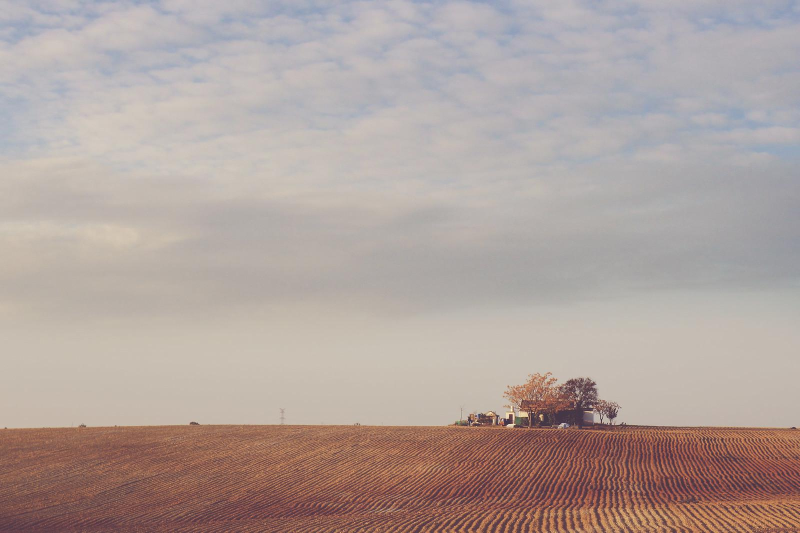
#> input picture DataSet/original/00000021_(4).jpg, 1600 x 1066 px (shown at 1/2 size); its folder holds 4 pictures in this run
$ python resize.py
#> lines starting #> are read from the running program, lines starting #| are printed output that depends on the picture
from asyncio import exceptions
from tkinter import E
import cv2
import os
import glob
import numpy as np
from PIL import Image

#Image_Resizeing
files = glob.glob('../DataSet/original/*.jpg')
count = 0
for f in files:
    try:
        count += 1
        img = Image.open(f)
#> img is the input picture: PIL image 1600x1066 RGB; mean R, G, B 175.6, 161.7, 157.2
        img_resize = img.resize((256,256))
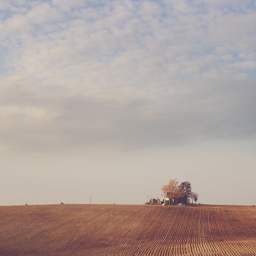
#> img_resize: PIL image 256x256 RGB; mean R, G, B 175.6, 161.7, 157.2
        img_resize.save("../DataSet/resized/" + str(count) + ".png")
    except OSError as e :
        pass
#> pass 2 of the loop `for f in files:`:
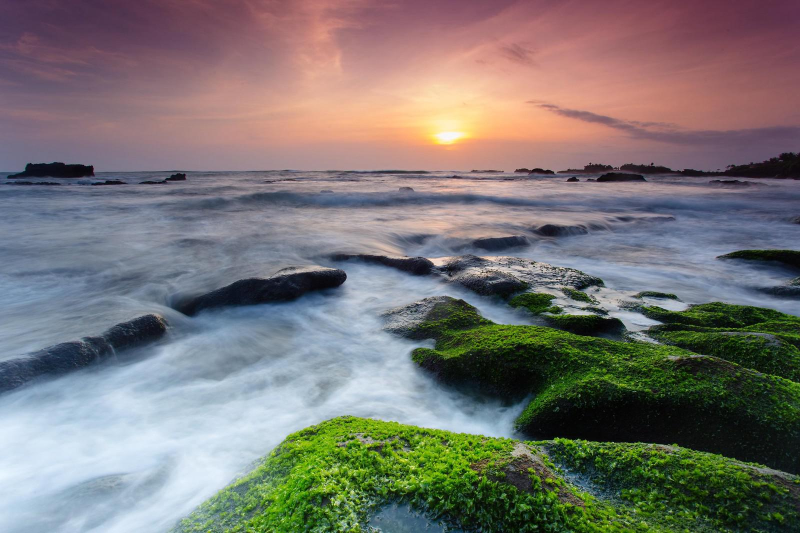
#> input picture DataSet/original/00000057_(5).jpg, 1600 x 1066 px (shown at 1/2 size)
#> img is the input picture: PIL image 1600x1066 RGB; mean R, G, B 121.2, 117.6, 115.1
#> `img_resize = img.resize((256,256))`:
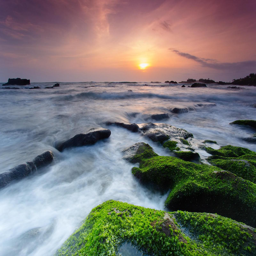
#> img_resize: PIL image 256x256 RGB; mean R, G, B 121.2, 117.6, 115.1
#> pass 3 of the loop `for f in files:`:
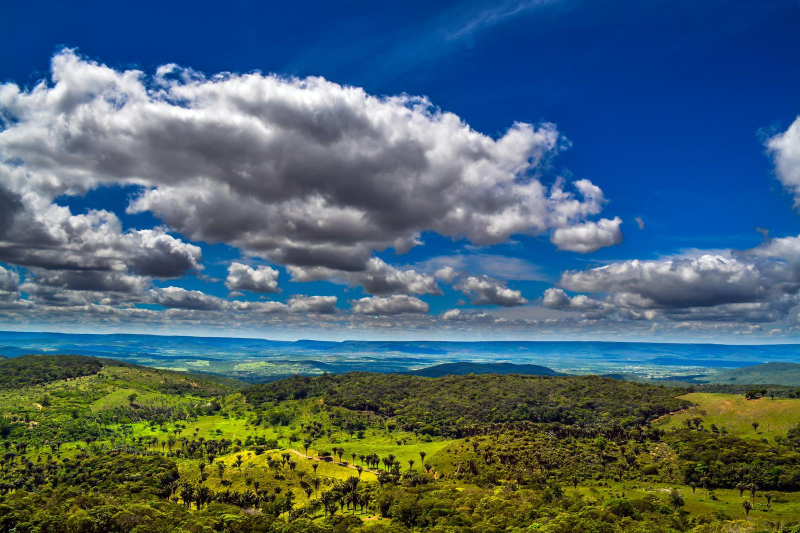
#> input picture DataSet/original/00000060_(2).jpg, 1600 x 1066 px (shown at 1/2 size)
#> img is the input picture: PIL image 1600x1066 RGB; mean R, G, B 74.4, 100.3, 113.2
#> `img_resize = img.resize((256,256))`:
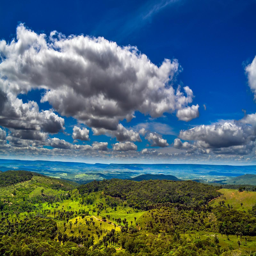
#> img_resize: PIL image 256x256 RGB; mean R, G, B 74.4, 100.3, 113.2
#> the loop made 4 passes; the first 3 are shown
